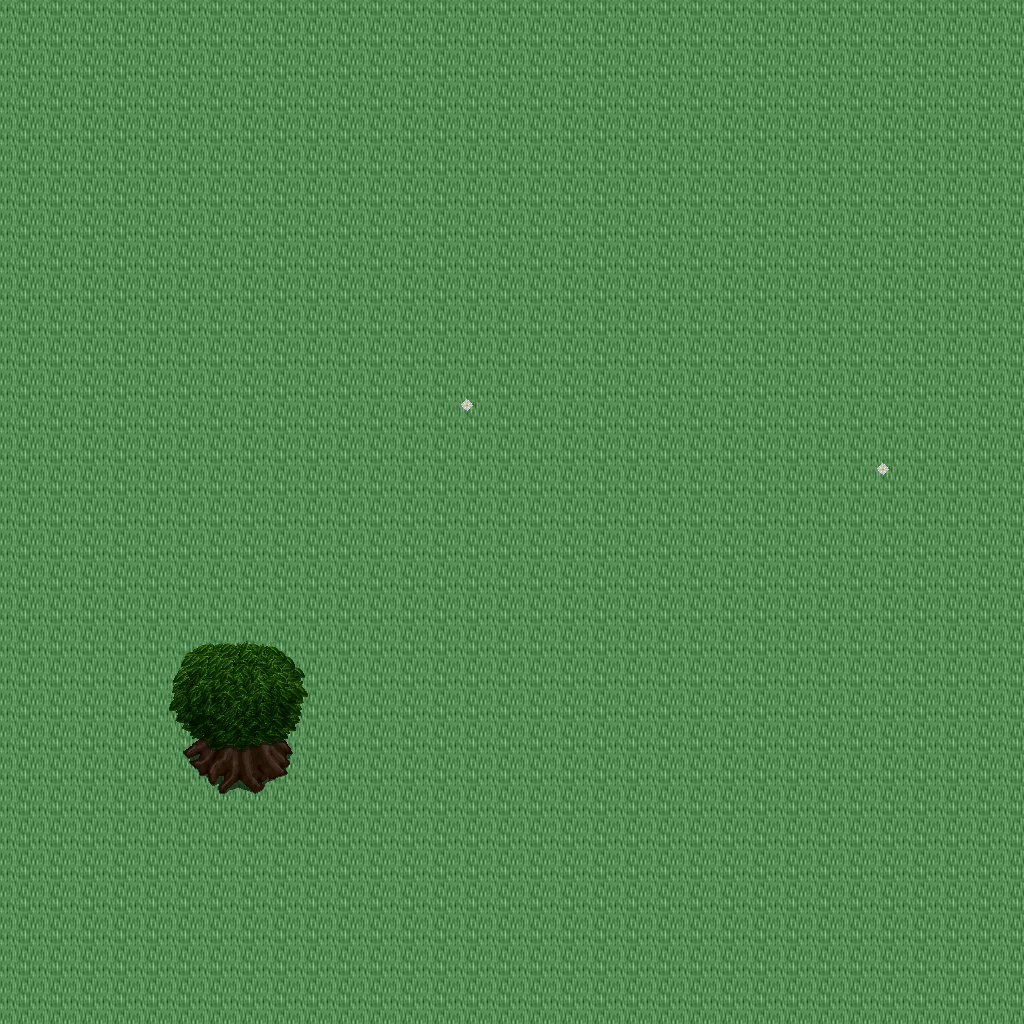

A 2D game scene composited from a Tiled map and its tileset images. What follows is a short description and the map's XML, with each tile layer's data collapsed to a summary:
An orthogonal 32x32 tile map with 32x32 px tiles, 5 tile layers (Ground, Objects, Objects2, Above, ...), 1 hidden layer not drawn, 14 tilesets.

<map version="1.10" tiledversion="1.11.0" orientation="orthogonal" renderorder="right-down" width="32" height="32" tilewidth="32" tileheight="32" infinite="0" nextlayerid="11" nextobjectid="1">
 <tileset firstgid="1" name="ground_ground" tilewidth="32" tileheight="32" tilecount="33" columns="3">
  <image source="../drawable/ground_ground.png" width="96" height="352" />
 </tileset>
 <tileset firstgid="34" name="plant_flower_daisy_red" tilewidth="32" tileheight="32" tilecount="8" columns="2">
  <image source="../drawable/plant_flower_daisy_red.png" width="64" height="128" />
 </tileset>
 <tileset firstgid="42" name="ground_grass_edges" tilewidth="32" tileheight="32" tilecount="36" columns="12">
  <image source="../drawable/ground_grass_edges.png" width="384" height="96" />
 </tileset>
 <tileset firstgid="78" name="ground_grass_corners" tilewidth="32" tileheight="32" tilecount="24" columns="6">
  <image source="../drawable/ground_grass_corners.png" width="192" height="128" />
 </tileset>
 <tileset firstgid="102" name="ground_water_pool" tilewidth="32" tileheight="32" tilecount="72" columns="3">
  <image source="../drawable/ground_water_pool.png" width="96" height="768" />
 </tileset>
 <tileset firstgid="174" name="plant_flower_daisy_white" tilewidth="32" tileheight="32" tilecount="8" columns="2">
  <image source="../drawable/plant_flower_daisy_white.png" width="64" height="128" />
 </tileset>
 <tileset firstgid="182" name="plant_grasses" tilewidth="32" tileheight="32" tilecount="6" columns="3">
  <image source="../drawable/plant_grasses.png" width="96" height="64" />
 </tileset>
 <tileset firstgid="188" name="item_statue_bird" tilewidth="32" tileheight="32" tilecount="8" columns="2">
  <image source="../drawable/item_statue_bird.png" width="64" height="128" />
 </tileset>
 <tileset firstgid="196" name="plant_tree_tree_darkgreen" tilewidth="32" tileheight="32" tilecount="88" columns="8">
  <image source="../drawable/plant_tree_tree_darkgreen.png" width="256" height="352" />
 </tileset>
 <tileset firstgid="284" name="logic_collision" tilewidth="32" tileheight="32" tilecount="1" columns="1">
  <image source="../drawable/logic_collision.png" width="32" height="32" />
 </tileset>
 <tileset firstgid="285" name="ground_water_pool_deep" tilewidth="32" tileheight="32" tilecount="72" columns="3">
  <image source="../drawable/ground_water_pool_deep.png" width="96" height="768" />
 </tileset>
 <tileset firstgid="357" name="logic_item_fruits" tilewidth="32" tileheight="32" tilecount="16" columns="8">
  <image source="../drawable/logic_item_fruits.png" width="256" height="64" />
 </tileset>
 <tileset firstgid="373" name="plant_tree_umbrella_thorn" tilewidth="32" tileheight="32" tilecount="18" columns="6">
  <image source="../drawable/plant_tree_umbrella_thorn.png" width="192" height="96" />
 </tileset>
 <tileset firstgid="391" name="light_light_5x5" tilewidth="32" tileheight="32" tilecount="25" columns="5">
  <image source="../drawable/light_light_5x5.png" width="160" height="160" />
 </tileset>
 <layer id="1" name="Ground" width="32" height="32">
  <data>[1024 cells, 1024 non-empty, 1 distinct tile ids]</data>
 </layer>
 <layer id="2" name="Objects" width="32" height="32">
  <data>[1024 cells, 2 non-empty, 1 distinct tile ids]</data>
 </layer>
 <layer id="3" name="Objects2" width="32" height="32">
  <data>[1024 cells, 5 non-empty, 5 distinct tile ids]</data>
 </layer>
 <layer id="4" name="Above" width="32" height="32">
  <data>[1024 cells, 18 non-empty, 18 distinct tile ids]</data>
 </layer>
 <layer id="5" name="Above2" width="32" height="32">
  <data>[1024 cells, 0 non-empty, 0 distinct tile ids]</data>
 </layer>
 <layer id="6" name="Walkable" width="32" height="32" visible="0">
  <data>[1024 cells, 6 non-empty, 1 distinct tile ids]</data>
 </layer>
 <objectgroup id="7" name="Mapevents" />
 <objectgroup id="8" name="Spawn" />
 <objectgroup id="9" name="Keys" />
 <objectgroup id="10" name="Replace" />
</map>
